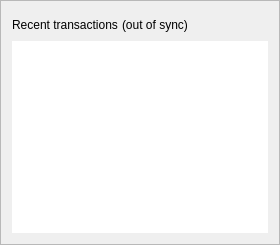
         <widget class="QFrame" name="frame_bottom_2">
          <property name="minimumSize">
           <size>
            <width>0</width>
            <height>100</height>
           </size>
          </property>
          <property name="maximumSize">
           <size>
            <width>16777215</width>
            <height>16777215</height>
           </size>
          </property>
          <property name="frameShape">
           <enum>QFrame::StyledPanel</enum>
          </property>
          <property name="frameShadow">
           <enum>QFrame::Raised</enum>
          </property>
          <layout class="QVBoxLayout" name="verticalLayout_10">
           <item>
            <layout class="QVBoxLayout" name="verticalLayout_8">
             <property name="spacing">
              <number>4</number>
             </property>
             <item>
              <layout class="QHBoxLayout" name="horizontalLayout_8">
               <item>
                <widget class="QLabel" name="label_4">
                 <property name="minimumSize">
                  <size>
                   <width>0</width>
                   <height>25</height>
                  </size>
                 </property>
                 <property name="maximumSize">
                  <size>
                   <width>16777215</width>
                   <height>25</height>
                  </size>
                 </property>
                 <property name="text">
                  <string>Recent transactions</string>
                 </property>
                </widget>
               </item>
               <item>
                <widget class="QLabel" name="labelTransactionsStatus">
                 <property name="text">
                  <string>(out of sync)</string>
                 </property>
                </widget>
               </item>
               <item>
                <spacer name="horizontalSpacer_2">
                 <property name="orientation">
                  <enum>Qt::Horizontal</enum>
                 </property>
                 <property name="sizeHint" stdset="0">
                  <size>
                   <width>40</width>
                   <height>20</height>
                  </size>
                 </property>
                </spacer>
               </item>
              </layout>
             </item>
             <item>
              <widget class="QListView" name="listTransactions">
               <property name="sizePolicy">
                <sizepolicy hsizetype="Expanding" vsizetype="Expanding">
                 <horstretch>0</horstretch>
                 <verstretch>0</verstretch>
                </sizepolicy>
               </property>
               <property name="maximumSize">
                <size>
                 <width>16777215</width>
                 <height>600</height>
                </size>
               </property>
               <property name="styleSheet">
                <string notr="true"/>
               </property>
               <property name="frameShape">
                <enum>QFrame::NoFrame</enum>
               </property>
               <property name="verticalScrollBarPolicy">
                <enum>Qt::ScrollBarAlwaysOff</enum>
               </property>
               <property name="horizontalScrollBarPolicy">
                <enum>Qt::ScrollBarAlwaysOff</enum>
               </property>
               <property name="alternatingRowColors">
                <bool>true</bool>
               </property>
              </widget>
             </item>
            </layout>
           </item>
          </layout>
         </widget>
